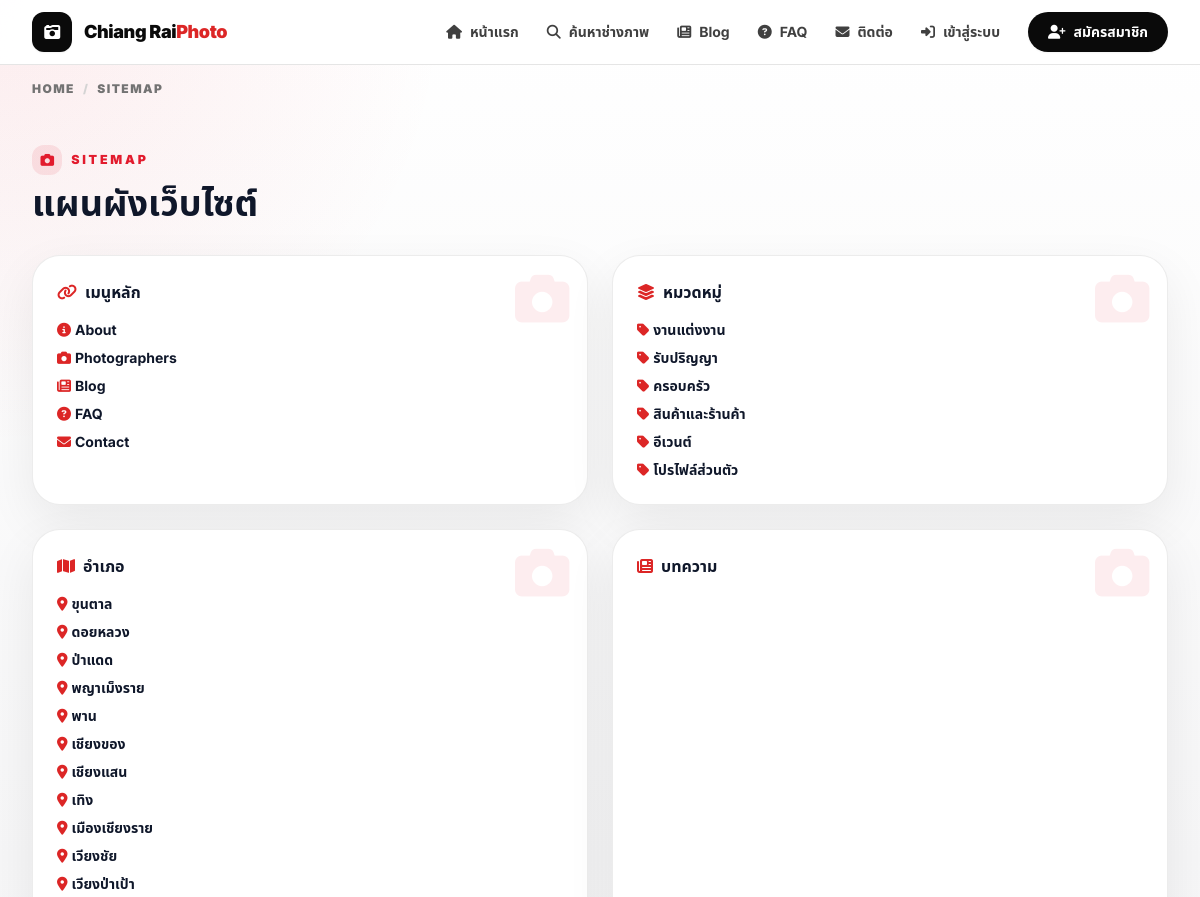
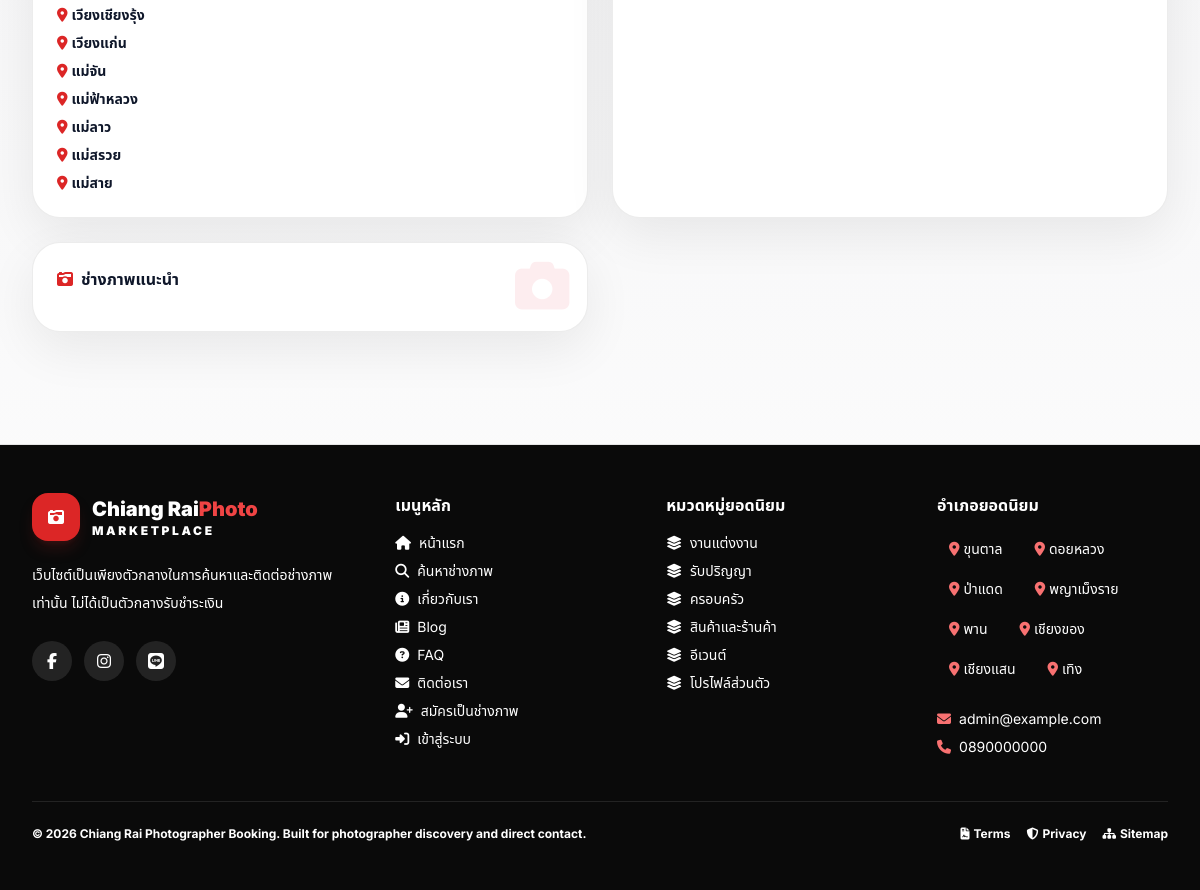
Page /sitemap.php on the earlier database version (2 pictures, top to bottom).
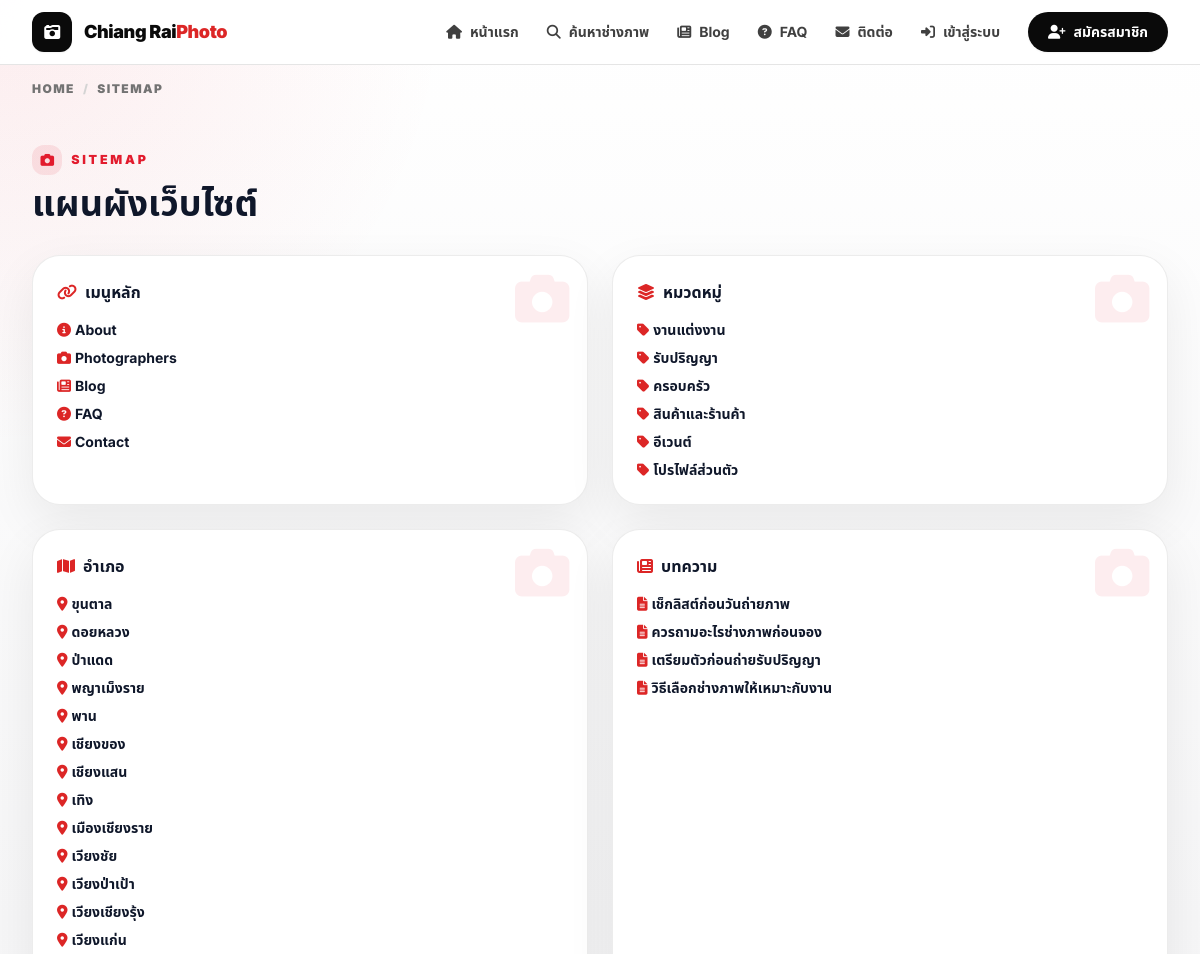
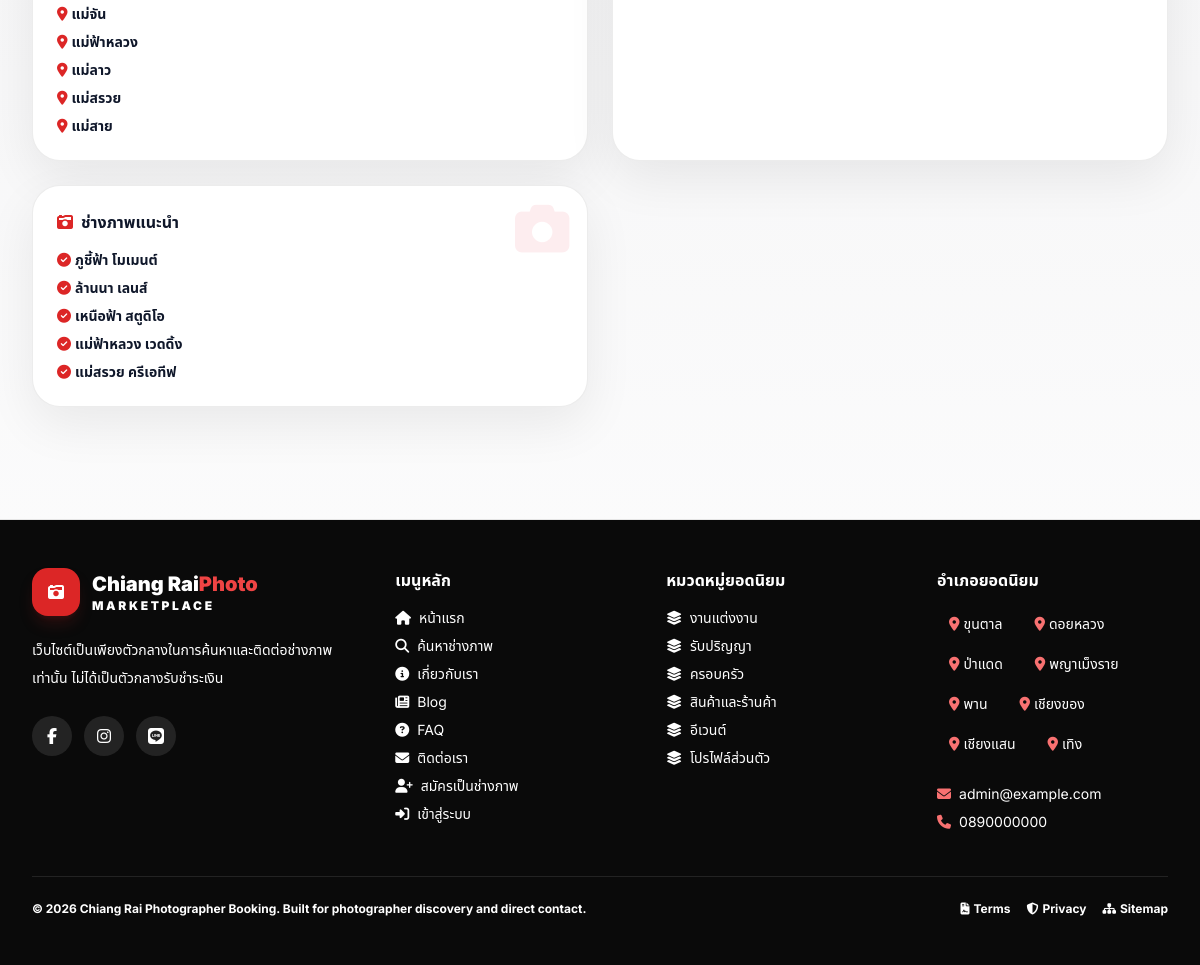
Same page on the later database version (2 pictures, top to bottom).
### tables this page shows
CREATE TABLE service_categories (
  id INT UNSIGNED AUTO_INCREMENT PRIMARY KEY,
  name VARCHAR(120) NOT NULL,
  slug VARCHAR(160) NOT NULL,
  icon VARCHAR(80) NULL,
  description TEXT NULL,
  is_active TINYINT(1) NOT NULL DEFAULT 1,
  sort_order INT NOT NULL DEFAULT 0,
  created_at TIMESTAMP NULL DEFAULT CURRENT_TIMESTAMP,
  updated_at TIMESTAMP NULL DEFAULT CURRENT_TIMESTAMP ON UPDATE CURRENT_TIMESTAMP,
  UNIQUE KEY uk_service_categories_slug (slug),
  KEY idx_service_categories_active (is_active, sort_order)
);

CREATE TABLE districts (
  id INT UNSIGNED AUTO_INCREMENT PRIMARY KEY,
  province_name VARCHAR(100) NOT NULL DEFAULT 'เชียงราย',
  district_name VARCHAR(100) NOT NULL,
  latitude DECIMAL(10,7) NOT NULL,
  longitude DECIMAL(10,7) NOT NULL,
  is_active TINYINT(1) NOT NULL DEFAULT 1,
  created_at TIMESTAMP NULL DEFAULT CURRENT_TIMESTAMP,
  updated_at TIMESTAMP NULL DEFAULT CURRENT_TIMESTAMP ON UPDATE CURRENT_TIMESTAMP,
  UNIQUE KEY uk_district_name (province_name, district_name),
  KEY idx_district_active (is_active)
);

CREATE TABLE settings (
  id INT UNSIGNED AUTO_INCREMENT PRIMARY KEY,
  setting_key VARCHAR(120) NOT NULL,
  setting_value TEXT NULL,
  created_at TIMESTAMP NULL DEFAULT CURRENT_TIMESTAMP,
  updated_at TIMESTAMP NULL DEFAULT CURRENT_TIMESTAMP ON UPDATE CURRENT_TIMESTAMP,
  UNIQUE KEY uk_settings_key (setting_key)
);

CREATE TABLE blogs (
  id INT UNSIGNED AUTO_INCREMENT PRIMARY KEY,
  admin_id INT UNSIGNED NOT NULL,
  title VARCHAR(220) NOT NULL,
  slug VARCHAR(240) NOT NULL,
  cover_image VARCHAR(255) NULL,
  excerpt TEXT NULL,
  content MEDIUMTEXT NOT NULL,
  status ENUM('draft','published','hidden') NOT NULL DEFAULT 'draft',
  published_at DATETIME NULL,
  created_at TIMESTAMP NULL DEFAULT CURRENT_TIMESTAMP,
  updated_at TIMESTAMP NULL DEFAULT CURRENT_TIMESTAMP ON UPDATE CURRENT_TIMESTAMP,
  deleted_at DATETIME NULL,
  UNIQUE KEY uk_blogs_slug (slug),
  KEY idx_blogs_admin (admin_id),
  KEY idx_blogs_status (status, published_at),
  CONSTRAINT fk_blogs_admin FOREIGN KEY (admin_id) REFERENCES users(id)
);

CREATE TABLE photographer_profiles (
  id INT UNSIGNED AUTO_INCREMENT PRIMARY KEY,
  user_id INT UNSIGNED NOT NULL,
  display_name VARCHAR(160) NOT NULL,
  slug VARCHAR(180) NOT NULL,
  bio TEXT NULL,
  experience_years INT UNSIGNED NOT NULL DEFAULT 0,
  starting_price DECIMAL(10,2) NOT NULL DEFAULT 0.00,
  profile_image VARCHAR(255) NULL,
  cover_image VARCHAR(255) NULL,
  phone_public VARCHAR(50) NULL,
  line_id VARCHAR(100) NULL,
  facebook_url VARCHAR(255) NULL,
  instagram_url VARCHAR(255) NULL,
  website_url VARCHAR(255) NULL,
  main_district_id INT UNSIGNED NULL,
  approval_status ENUM('pending','approved','rejected','suspended') NOT NULL DEFAULT 'pending',
  rejection_reason TEXT NULL,
  is_available TINYINT(1) NOT NULL DEFAULT 1,
  profile_views INT UNSIGNED NOT NULL DEFAULT 0,
  average_rating DECIMAL(3,2) NOT NULL DEFAULT 0.00,
  total_reviews INT UNSIGNED NOT NULL DEFAULT 0,
  response_rate DECIMAL(5,2) NOT NULL DEFAULT 0.00,
  average_response_hours DECIMAL(8,2) NOT NULL DEFAULT 0.00,
  is_verified TINYINT(1) NOT NULL DEFAULT 0,
  verified_at DATETIME NULL,
  is_featured TINYINT(1) NOT NULL DEFAULT 0,
  featured_until DATETIME NULL,
  created_at TIMESTAMP NULL DEFAULT CURRENT_TIMESTAMP,
  updated_at TIMESTAMP NULL DEFAULT CURRENT_TIMESTAMP ON UPDATE CURRENT_TIMESTAMP,
  deleted_at DATETIME NULL,
  UNIQUE KEY uk_photographer_user (user_id),
  UNIQUE KEY uk_photographer_slug (slug),
  KEY idx_photographer_approval (approval_status, is_available),
  KEY idx_photographer_price (starting_price),
  KEY idx_photographer_rating (average_rating, total_reviews),
  KEY idx_photographer_district (main_district_id),
  KEY idx_photographer_featured (is_featured, featured_until),
  KEY idx_photographer_verified (is_verified),
  CONSTRAINT fk_photographer_user FOREIGN KEY (user_id) REFERENCES users(id),
  CONSTRAINT fk_photographer_main_district FOREIGN KEY (main_district_id) REFERENCES districts(id)
);

### config/database.php (called while the page is built, shortened)
<?php
function db(): PDO
{
    static $pdo = null;
    if ($pdo instanceof PDO) {
        return $pdo;
    }
    $dsn = 'mysql:host=' . DB_HOST . ';dbname=' . DB_NAME . ';charset=' . DB_CHARSET;
    $pdo = new PDO($dsn, DB_USER, DB_PASS, [
        PDO::ATTR_ERRMODE => PDO::ERRMODE_EXCEPTION,
        PDO::ATTR_DEFAULT_FETCH_MODE => PDO::FETCH_ASSOC,
        PDO::ATTR_EMULATE_PREPARES => false,
    ]);
    return $pdo;
}

### includes/functions.php (called while the page is built, shortened)
<?php
require_once __DIR__ . '/../config/database.php';
function h($value): string
{
    return htmlspecialchars((string)$value, ENT_QUOTES, 'UTF-8');
}
function setting(string $key, string $default = ''): string
{
    $stmt = db()->prepare('SELECT setting_value FROM settings WHERE setting_key = ? LIMIT 1');
    $stmt->execute([$key]);
    $value = $stmt->fetchColumn();
    return $value === false ? $default : (string)$value;
}
function db_fetch_all(string $sql, array $params = []): array
{
    $stmt = db()->prepare($sql);
    $stmt->execute($params);
    return $stmt->fetchAll();
}

### sitemap.php (the view, shortened to what the rows shown need)
<?php
require_once __DIR__ . '/includes/functions.php';
$categories = db_fetch_all('SELECT * FROM service_categories WHERE is_active = 1 ORDER BY sort_order');
$districts = db_fetch_all('SELECT * FROM districts WHERE is_active = 1 ORDER BY district_name');
$blogs = db_fetch_all('SELECT title, slug FROM blogs WHERE status = "published" AND deleted_at IS NULL ORDER BY published_at DESC LIMIT 20');
$photographers = db_fetch_all('SELECT id, display_name FROM photographer_profiles WHERE approval_status = "approved" AND is_featured = 1 AND deleted_at IS NULL ORDER BY display_name LIMIT 20');
include __DIR__ . '/includes/header.php';
?>
<section class="stock-shell px-4 py-12 sm:px-6 lg:px-8">
    <h1 class="mt-2 text-4xl font-black">แผนผังเว็บไซต์</h1>
    <div class="mt-8 grid gap-6 md:grid-cols-2 xl:grid-cols-5">
        <div class="stock-card rounded-[1.75rem] p-6"><h2 class="font-black"><i class="fa-solid fa-link mr-2 text-red-600"></i>เมนูหลัก</h2></div>
        <div class="stock-card rounded-[1.75rem] p-6"><h2 class="font-black"><i class="fa-solid fa-layer-group mr-2 text-red-600"></i>หมวดหมู่</h2><div class="mt-4 grid gap-2 text-sm font-bold"><?php foreach ($categories as $c): ?><a href="/photographers.php?category_id=<?= (int)$c['id'] ?>"><i class="fa-solid fa-tag mr-1 text-red-600"></i><?= h($c['name']) ?></a><?php endforeach; ?></div></div>
        <div class="stock-card rounded-[1.75rem] p-6"><h2 class="font-black"><i class="fa-solid fa-map mr-2 text-red-600"></i>อำเภอ</h2><div class="mt-4 grid gap-2 text-sm font-bold"><?php foreach ($districts as $d): ?><a href="/photographers.php?district_id=<?= (int)$d['id'] ?>"><i class="fa-solid fa-location-dot mr-1 text-red-600"></i><?= h($d['district_name']) ?></a><?php endforeach; ?></div></div>
        <div class="stock-card rounded-[1.75rem] p-6"><h2 class="font-black"><i class="fa-solid fa-newspaper mr-2 text-red-600"></i>บทความ</h2><div class="mt-4 grid gap-2 text-sm font-bold"><?php foreach ($blogs as $blog): ?><a href="/blog_detail.php?slug=<?= h($blog['slug']) ?>"><i class="fa-solid fa-file-lines mr-1 text-red-600"></i><?= h($blog['title']) ?></a><?php endforeach; ?></div></div>
        <div class="stock-card rounded-[1.75rem] p-6"><h2 class="font-black"><i class="fa-solid fa-camera-retro mr-2 text-red-600"></i>ช่างภาพแนะนำ</h2><div class="mt-4 grid gap-2 text-sm font-bold"><?php foreach ($photographers as $p): ?><a href="/photographer_detail.php?id=<?= (int)$p['id'] ?>"><i class="fa-solid fa-circle-check mr-1 text-red-600"></i><?= h($p['display_name']) ?></a><?php endforeach; ?></div></div>
    </div>
</section>
<?php include __DIR__ . '/includes/footer.php'; ?>

### includes/footer.php (shortened to what the rows shown need)
</main>
<?php
$footerCategories = db_fetch_all('SELECT id, name, slug FROM service_categories WHERE is_active = 1 ORDER BY sort_order, name LIMIT 6');
$footerDistricts = db_fetch_all('SELECT district_name FROM districts WHERE is_active = 1 ORDER BY district_name LIMIT 8');
?>
<footer class="mt-16 border-t border-neutral-200 bg-neutral-950 text-white">
    <div class="stock-shell px-4 py-12 sm:px-6 lg:px-8">
        <div class="grid gap-10 lg:grid-cols-[1.4fr_1fr_1fr_1fr]">
            <div>
                <div class="mt-4 grid gap-2 text-sm text-white/62">
                    <?php foreach ($footerCategories as $category): ?>
                        <a href="/photographers.php?category_id=<?= (int)$category['id'] ?>" class="hover:text-red-400"><i class="fa-solid fa-layer-group mr-2"></i><?= h($category['name']) ?></a>
                    <?php endforeach; ?>
                </div>
            </div>
            <div>
                <div class="mt-4 flex flex-wrap gap-2 text-sm text-white/62">
                    <?php foreach ($footerDistricts as $district): ?>
                        <span class="rounded-full bg-white/8 px-3 py-1.5"><i class="fa-solid fa-location-dot mr-1 text-red-400"></i><?= h($district['district_name']) ?></span>
                    <?php endforeach; ?>
                </div>
                <div class="mt-5 text-sm leading-7 text-white/62">
                    <p><i class="fa-solid fa-envelope mr-2 text-red-400"></i><?= h(setting('admin_email', 'admin@example.com')) ?></p>
                    <p><i class="fa-solid fa-phone mr-2 text-red-400"></i><?= h(setting('admin_phone', '')) ?></p>
                </div>
            </div>
        </div>
        <div class="mt-10 flex flex-wrap justify-between gap-4 border-t border-white/10 pt-6 text-xs font-bold text-white/42">
            <span>© <?= date('Y') ?> <?= h(setting('site_name', APP_NAME)) ?>. Built for photographer discovery and direct contact.</span>
            <span class="flex flex-wrap gap-4">
                <a href="/terms.php" class="hover:text-red-400"><i class="fa-solid fa-file-contract mr-1"></i>Terms</a>
                <a href="/privacy.php" class="hover:text-red-400"><i class="fa-solid fa-shield-halved mr-1"></i>Privacy</a>
                <a href="/sitemap.php" class="hover:text-red-400"><i class="fa-solid fa-sitemap mr-1"></i>Sitemap</a>
            </span>
        </div>
    </div>
</footer>
</body>
</html>

Differences in the rows shown:
added blogs: title "เช็กลิสต์ก่อนวันถ่ายภาพ"
added blogs: title "ควรถามอะไรช่างภาพก่อนจอง"
added blogs: title "เตรียมตัวก่อนถ่ายรับปริญญา"
added blogs: title "วิธีเลือกช่างภาพให้เหมาะกับงาน"
added photographer_profiles: display_name "ภูชี้ฟ้า โมเมนต์"
added photographer_profiles: display_name "ล้านนา เลนส์"
now on this page (row edited): photographer_profiles: display_name "เหนือฟ้า สตูดิโอ"
added photographer_profiles: display_name "แม่ฟ้าหลวง เวดดิ้ง"
added photographer_profiles: display_name "แม่สรวย ครีเอทีฟ"
